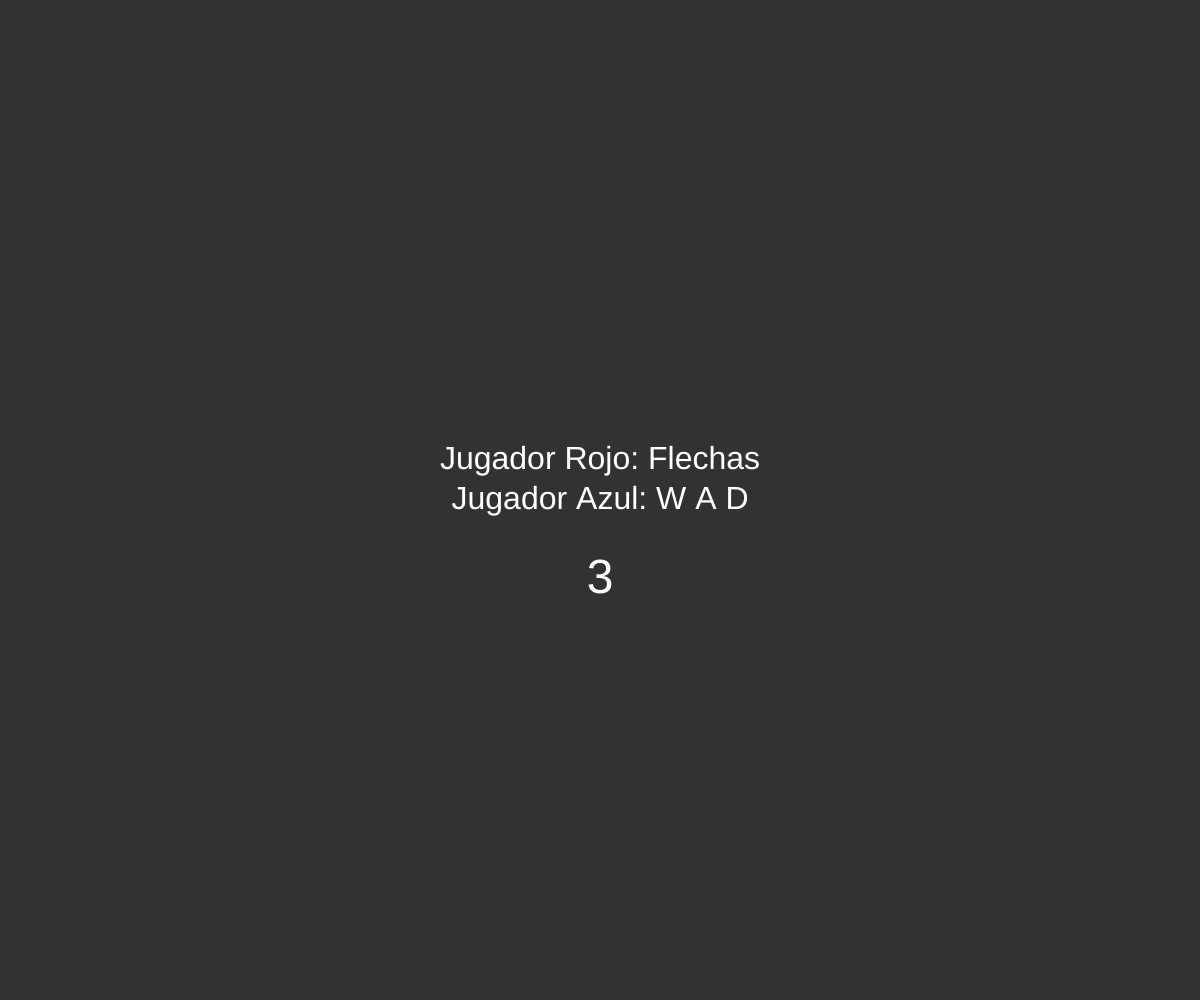
Frame 1 (no input)
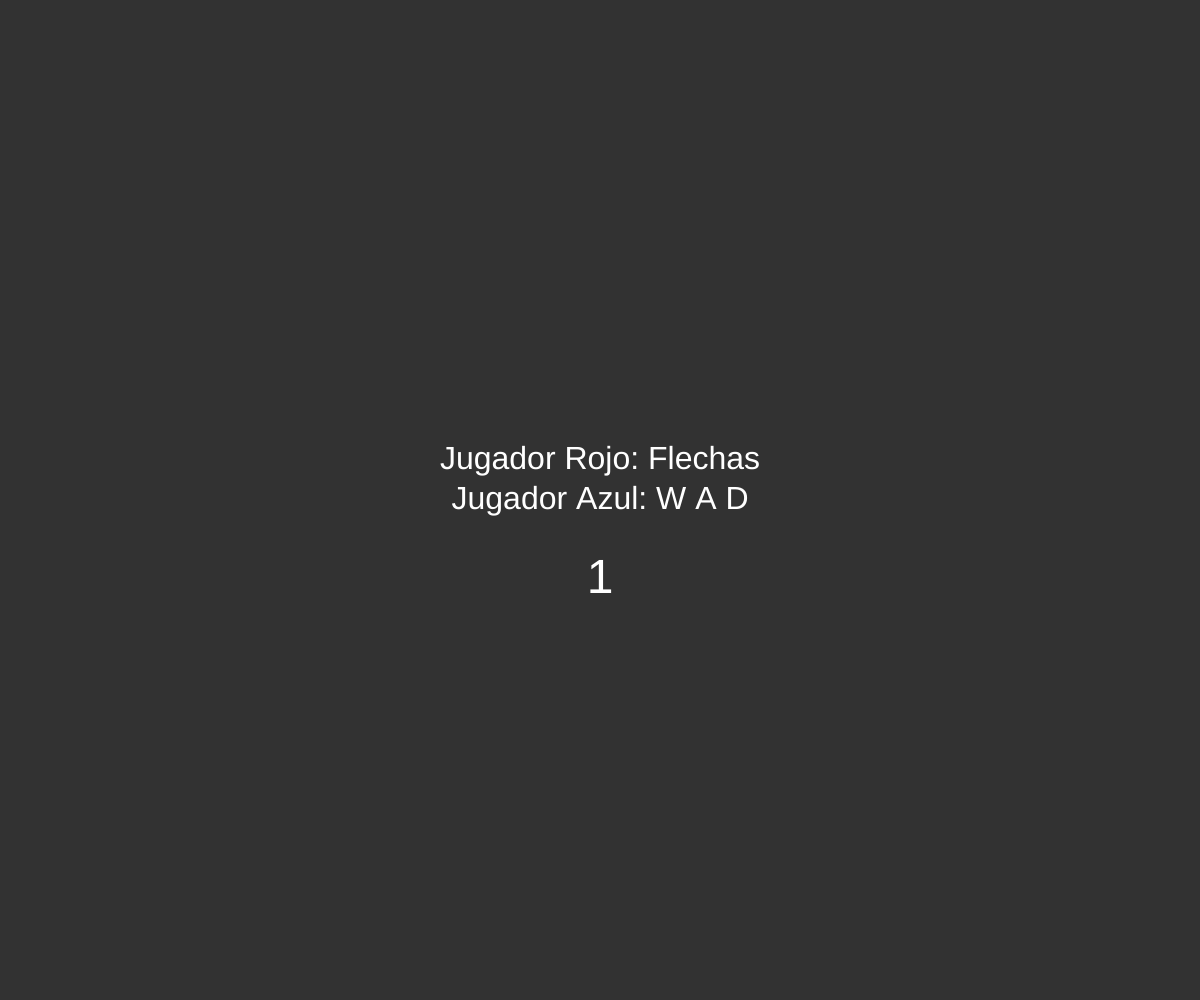
Frame 60 (no input)
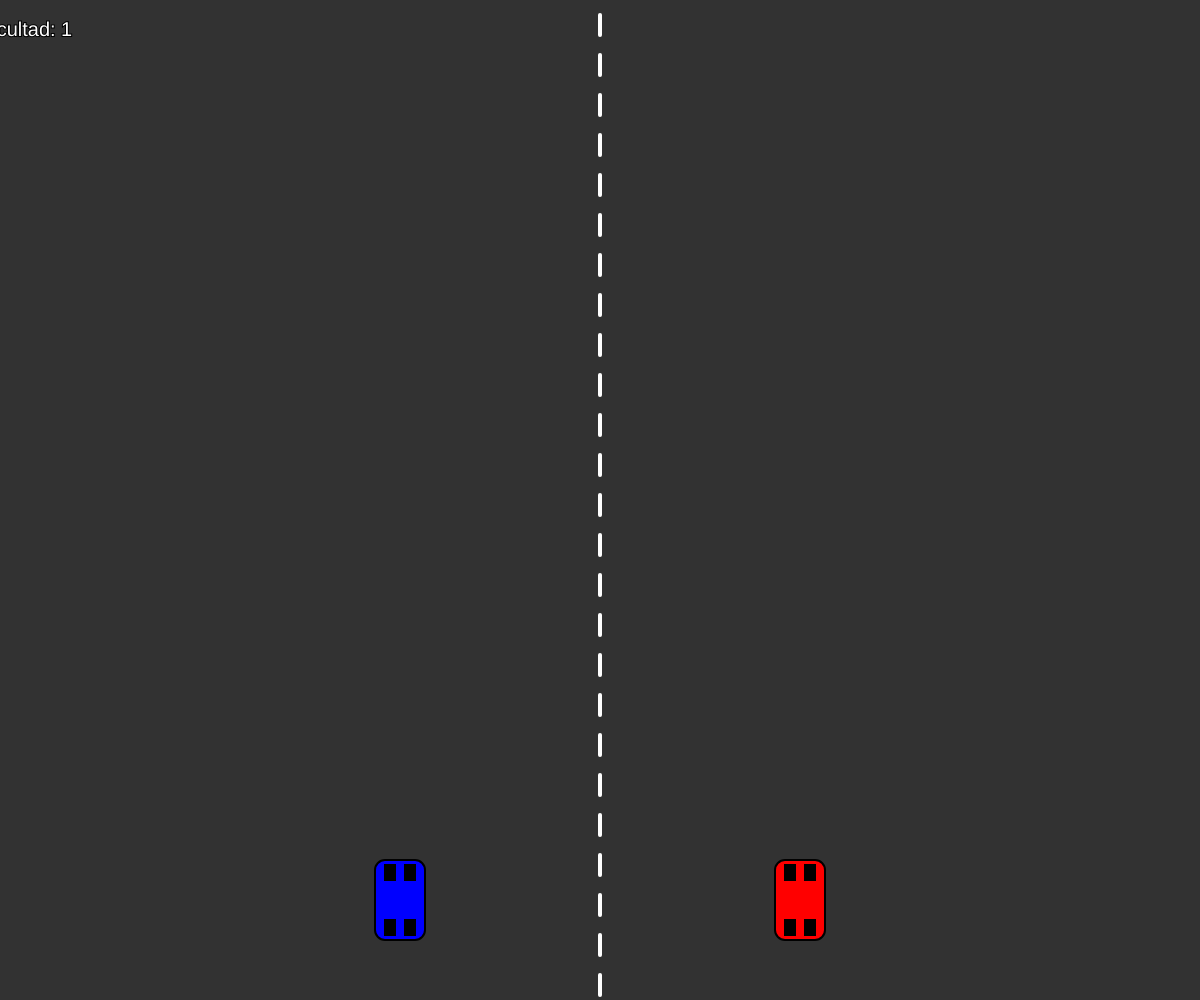
Frame 120 (the mouse pressed at the canvas centre since frame 60)

The p5.js sketch that drew these frames (run headless with seeded random() and noise() and a simulated clock; from frame 60 on, the mouse is pressed at the canvas centre):

// p5.js sketch
// ── sketch.js
let cars = [];
let traffic = [];
let obstacles = [];
let difficulty = 1;
let lastObstacleTime = 0;
let track;
let gameOver = false;
let winner = null;
let roadOffset = 0;
let particles = [];
let gameStarted = false;
let countdown = 3;

function setup() {
 createCanvas (windowWidth, windowHeight);
  track = new Track();
  cars.push(new Car(2 * width / 3, height - 100, UP_ARROW, LEFT_ARROW, RIGHT_ARROW, 'Rojo', color(255, 0, 0)));
  cars.push(new Car(width / 3, height - 100, 87, 65, 68, 'Azul', color(0, 0, 255))); // W, A, D
  startCountdown();
}

function startCountdown() {
  let interval = setInterval(() => {
    countdown--;
    if (countdown < 0) {
      gameStarted = true;
      clearInterval(interval);
    }
  }, 1000);
}

function draw() {
  background(50);
  
  if (!gameStarted) {
    fill(255);
    textSize(32);
    textAlign(CENTER, CENTER);
    text("Jugador Rojo: Flechas", width / 2, height / 2 - 40);
    text("Jugador Azul: W A D", width / 2, height / 2);
    textSize(48);
    text(countdown > 0 ? countdown : "¡GO!", width / 2, height / 2 + 80);
    return;
  }
  
  if (gameOver) {
    fill(255);
    textSize(32);
    textAlign(CENTER, CENTER);
    text("Gana el coche " + winner + "!", width / 2, height / 2);
    return;
  }
  
  roadOffset += 5;
  if (roadOffset > 40) roadOffset = 0;
  
  track.update();
  track.display();
  
  for (let car of cars) {
    car.update();
    car.display();
    
    for (let obs of obstacles) {
      if (car.collidesWith(obs)) {
        gameOver = true;
        winner = car.name === 'Rojo' ? 'Azul' : 'Rojo';
      }
    }
  }
  
  for (let t of traffic) {
    t.update();
    t.display();
  }
  
  for (let obs of obstacles) {
    obs.update();
    obs.display();
  }
  
  for (let p of particles) {
    p.update();
    p.display();
  }
  
  if (millis() - lastObstacleTime > 3000 / difficulty) {
    obstacles.push(new Obstacle(random(120, width - 160), -20, color(random(255), random(255), random(255))));
    lastObstacleTime = millis();
  }
  
  fill(255);
  textSize(20);
  text("Dificultad: " + difficulty, 20, 30);
  
  if (frameCount % 300 === 0) difficulty++;
}

class Track {
  constructor() {}
  update() {}
  display() {
    stroke(255);
    strokeWeight(4);
    for (let y = roadOffset; y < height; y += 40) {
      line(width / 2, y, width / 2, y + 20);
    }
  }
}

class Car {
  constructor(x, y, upKey, leftKey, rightKey, name, color) {
    this.x = x;
    this.y = y;
    this.upKey = upKey;
    this.leftKey = leftKey;
    this.rightKey = rightKey;
    this.name = name;
    this.color = color;
    this.width = 50;
    this.height = 80;
  }
  
  update() {
    if (keyIsDown(this.leftKey) && this.x > 100) this.x -= 5;
    if (keyIsDown(this.rightKey) && this.x < width - 100) this.x += 5;
  }
  
  display() {
    fill(this.color);
    stroke(0);
    strokeWeight(2);
    rect(this.x - this.width / 2, this.y - this.height / 2, this.width, this.height, 10);
    
    fill(0);
    rect(this.x - 15, this.y - 35, 10, 15);
    rect(this.x + 5, this.y - 35, 10, 15);
    rect(this.x - 15, this.y + 20, 10, 15);
    rect(this.x + 5, this.y + 20, 10, 15);
  }
  
  collidesWith(obstacle) {
    return (
      this.x - this.width / 2 < obstacle.x + obstacle.width &&
      this.x + this.width / 2 > obstacle.x &&
      this.y - this.height / 2 < obstacle.y + obstacle.height &&
      this.y + this.height / 2 > obstacle.y
    );
  }
}

class Obstacle {
  constructor(x, y, color) {
    this.x = x;
    this.y = y;
    this.width = 40;
    this.height = 40;
    this.color = color;
  }
  
  update() {
    this.y += 5;
    if (this.y > height) {
      let index = obstacles.indexOf(this);
      if (index > -1) obstacles.splice(index, 1);
    }
  }
  
  display() {
    fill(this.color);
    rect(this.x, this.y, this.width, this.height);
  }
}
